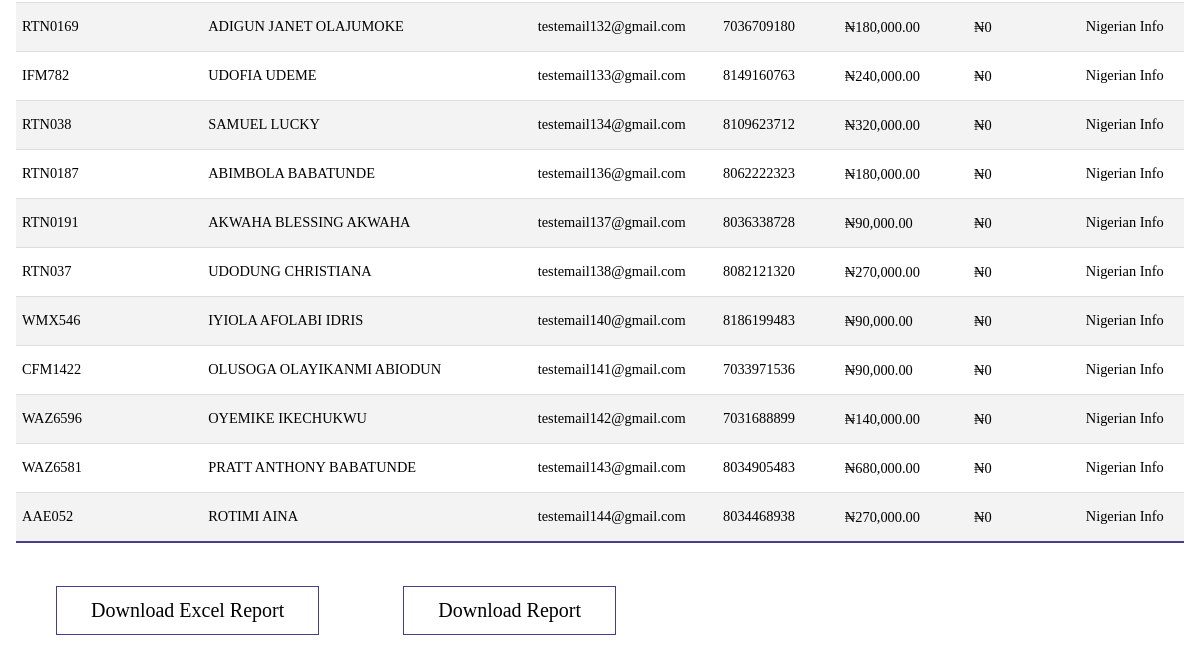
Page /persons (signed in, lower part) on the earlier database version.
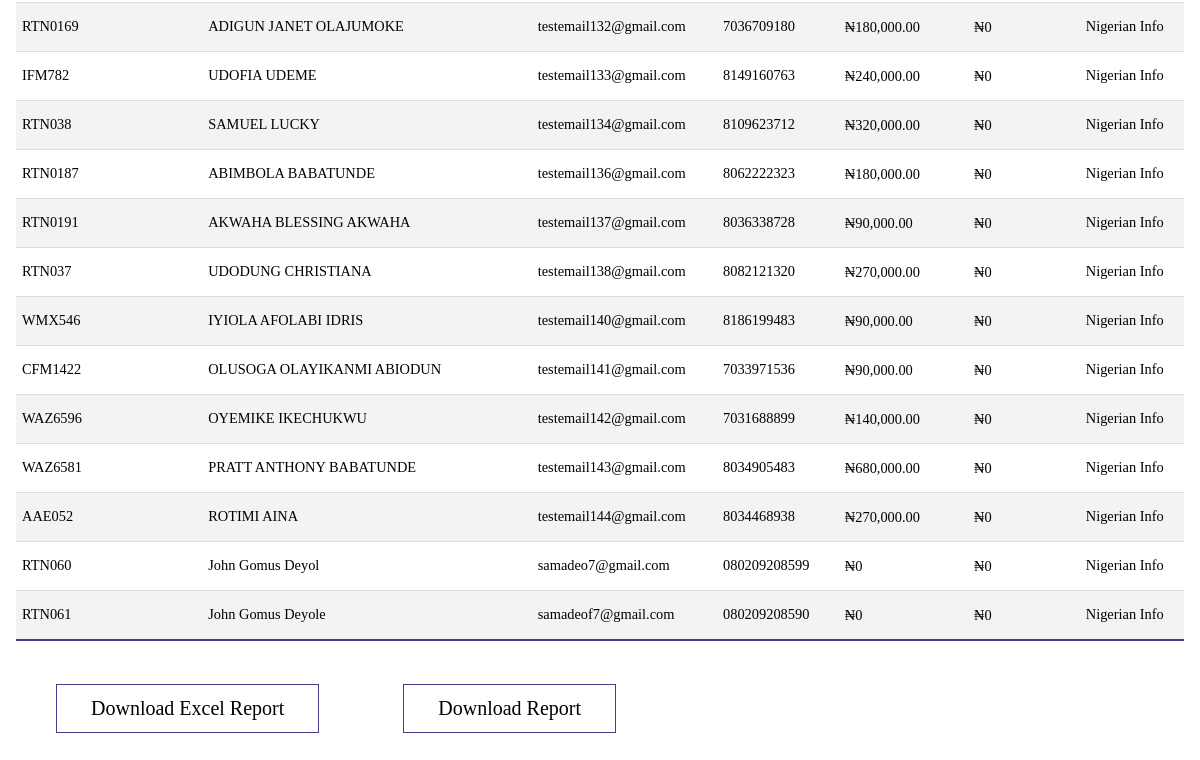
Same page on the later database version.
### models.py (models this page shows, shortened)
class Person(db.Model, UserMixin):
    __tablename__ = "persons"
    id = db.Column(db.Integer, primary_key=True)
    name = db.Column(db.String(100), nullable=False)
    role_id = db.Column(db.Integer, db.ForeignKey("roles.id"))
    email = db.Column(db.String, nullable=True, unique=True)
    password = db.Column(db.String(255), nullable=False)
    company_id = db.Column(db.Integer, db.ForeignKey("companies.id"))
    employee_id = db.Column(db.String, nullable=False, unique=True)
    phone_no = db.Column(db.String, unique=True)
    balance_bfd = db.Column(db.Float, default=0.0)
    balance_withheld = db.Column(db.Float, default=0.0)
    available_balance = db.Column(db.Float, default=0.0)
    loan_balance = db.Column(db.Float, default=0.0)
    loan_balance_bfd = db.Column(db.Float, default=0.0)
    loans = db.relationship("Loan", backref="person",foreign_keys="[Loan.person_id]")
    bank_payments_made = db.relationship("BankPayment", backref="payer", lazy=True)
    payments_made = db.relationship("SavingPayment", backref="payer", lazy=True)
    loan_payments_made = db.relationship("LoanPayment", backref="payer", lazy=True)
    @hybrid_property
    def total_balance(self):
        return self.available_balance + self.balance_withheld

class Company(db.Model):
    __tablename__ = "companies"
    id = db.Column(db.Integer, primary_key=True)
    name = db.Column(db.String(100), nullable=False, unique=True)
    balance_bfd = db.Column(db.Float, default=0.0)
    amount_accumulated = db.Column(db.Float, default=0.0)
    payments_made = db.relationship("BankPayment", backref="company_payer", lazy=True)
    employees = db.relationship("Person", backref="company", lazy=True)

### app.py (the view)
@app.route("/persons", methods=["GET"])
@login_required
@role_required(["Admin", "Secretary", "Sub-Admin"])
def get_persons():
    persons = query.get_persons()
    total_loan = sum(person.loan_balance for person in persons)
    total_savings = sum(person.total_balance for person in persons)
    return render_template(
        "query/person.html",
        persons=persons,
        total_loan=total_loan,
        total_savings=total_savings,
    )

### app.py (called while the page is built)
@login_manager.user_loader
def load_user(person_id):
    return Person.query.get(person_id)

def role_required(roles_required):
    def decorator(view_func):
        @wraps(view_func)
        def wrapper(*args, **kwargs):
            if not current_user.is_authenticated:
                flash("You must be logged in to access this page.", "error")
                return redirect(url_for("login"))
            user_role = current_user.role
            if user_role.name not in roles_required:
                flash("You don't have the required role to access this page.", "error")
                return redirect(
                    url_for("dashboard")
                )  # Change this to your desired redirect
            return view_func(*args, **kwargs)
        return wrapper
    return decorator

@app.before_request
def before_request():
    g.user = current_user

@app.template_filter("currency")
@login_required
def currency(value):
    modified_value = format_currency(value)  # Modify the value as needed
    return modified_value

### filters.py (called while the page is built)
def format_currency(
    value, currency_symbol="₦", decimal_separator=".", thousands_separator=","
):
    if value:
        if value < 0:
            formatted_value = f"-{currency_symbol}{abs(value):,.2f}"
        else:
            formatted_value = f"{currency_symbol}{value:,.2f}"
        formatted_value = formatted_value.replace(".", decimal_separator).replace(
            ",", thousands_separator
        )
    else:
        formatted_value = f"{currency_symbol}0"
    return formatted_value

### queries.py (called while the page is built)
    def get_persons(self):
        person = Person.query.all()
        return person

### templates/query/person.html (shortened to what this page needs)
{%extends 'base.html' %}
{%block content%}
<body id="person">
    <table class="tab-content">
        <tbody>
            {%for person in persons%}
            <tr>
                <td>{{ person.employee_id }}</td>
                <td>{{ person.is_admin }}</td>
                <td>{{ person.name }}</td>
                <td>{{ person.email }}</td>
                <td>{{ person.phone_no }}</td>
                <td><a href="{{url_for('savings_account',person_id=person.id)}}">{{ person.total_balance | currency}}</a></td>
                <td><a href="{{url_for('loan_account',person_id=person.id)}}">{{ person.loan_balance | currency}}</a></td>
                <td>{{ person.company.name }}</td>
            </tr>
            {%endfor%}
        </tbody>
    </table>
    <button id="downloadExcelButton">Download Excel Report</button>
    <button id="downloadPdfButton" onclick="window.print()">Download Report</button>
</body>
{%endblock%}

### templates/base.html (shortened to what this page needs)
<!DOCTYPE html>
<html lang="en">
<head>
    <link rel="stylesheet" href="https://cdnjs.cloudflare.com/ajax/libs/font-awesome/6.4.0/css/all.min.css"/>
    <link rel="stylesheet" href="\static\css\style.css">
</head>
<body class='index'>
    {%block content%}
    {%endblock%}
</body>
</html>

### static/css/style.css (style rules this page uses)
* { margin: 0; padding: 0; box-sizing: border-box; font-family:'Times New Roman', Times, serif; }
.index { background-color: #ffffff; margin: 0 auto; max-width: 80em; line-height: 1.5; padding: 1em 1em; }
#person * { color: #000; max-width: 90em; margin: 0 auto; margin-bottom: 3px; }
#person .tab-content { width: 100%; border-collapse: collapse; font-size: 0.9em; min-width: 400px; }
#person .tab-content tbody tr:nth-of-type(odd) { background-color: #f3f3f3; }
#person .tab-content tbody tr:last-of-type { border-bottom: 2px solid #483d8b; }
#person button { margin: 2em 2em; display: inline-block; text-decoration: none; border: 1px solid #483d8b; padding: 12px 34px; font-size: 20px; background: transparent; position: relative; cursor: pointer; }

Differences in the rows shown:
added Person: employee_id "RTN060", name "John Gomus Deyol", email "samadeo7@gmail.com", phone_no "080209208599", total_balance "₦0", loan_balance "₦0", company.name "Nigerian Info"
added Person: employee_id "RTN061", name "John Gomus Deyole", email "samadeof7@gmail.com", phone_no "080209208590", total_balance "₦0", loan_balance "₦0", company.name "Nigerian Info"
